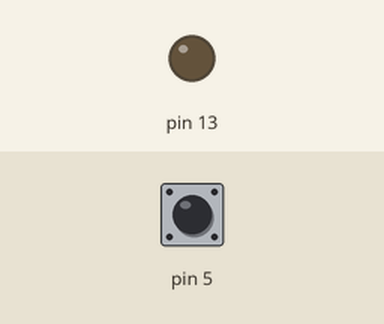
Recording of a sketch running on a simulated Arduino Uno, built with avr-gcc and run on an emulated ATmega328P. Parts: output pins drawn as LEDs (lit = HIGH). Dashed ring = blinking. The inputs (shaded band) are chosen by the test bench; at power-on: pin 5 HIGH.

Above: at 1.2 s.
1.3 s: pin 5 pulsed LOW 5 times (0.12 s each, 0.3 s apart)
At 1.57 s:
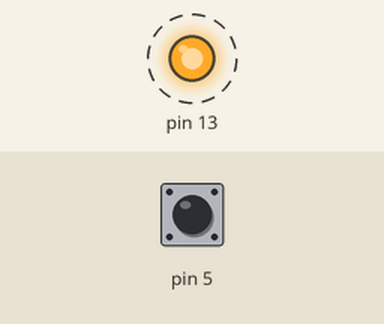
At 3.4 s:
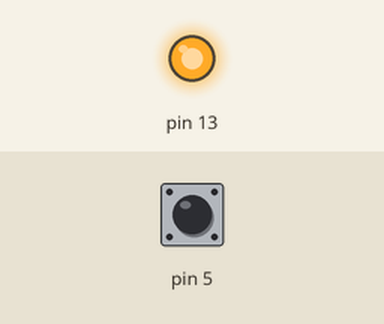
Timing chart, 0 to 4.9 s (numbered marks = the images above; inputs shaded):
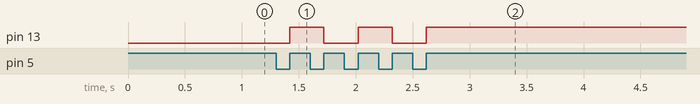

Measured:
- after the input at 1.3 s, pin 13: alternates HIGH for 0.30 s and LOW for 0.30 s, 5 changes in all, then stays HIGH, starting after 0.12 s

The sketch:

_2_BUTTON_LED_one_press_release_on_or_off.ino
```cpp
char c=0;
void setup() {
  // put your setup code here, to run once:
pinMode(13,OUTPUT);
pinMode(5,INPUT);
}

void loop() {
  // put your main code here, to run repeatedly:
if(digitalRead(5)==0)
{
  while(digitalRead(5)==0);
  c++;
}
if(c==1)
{
  digitalWrite(13,1);
}
else if(c==2)
{
  digitalWrite(13,0);
  c=0;
}
}
```
